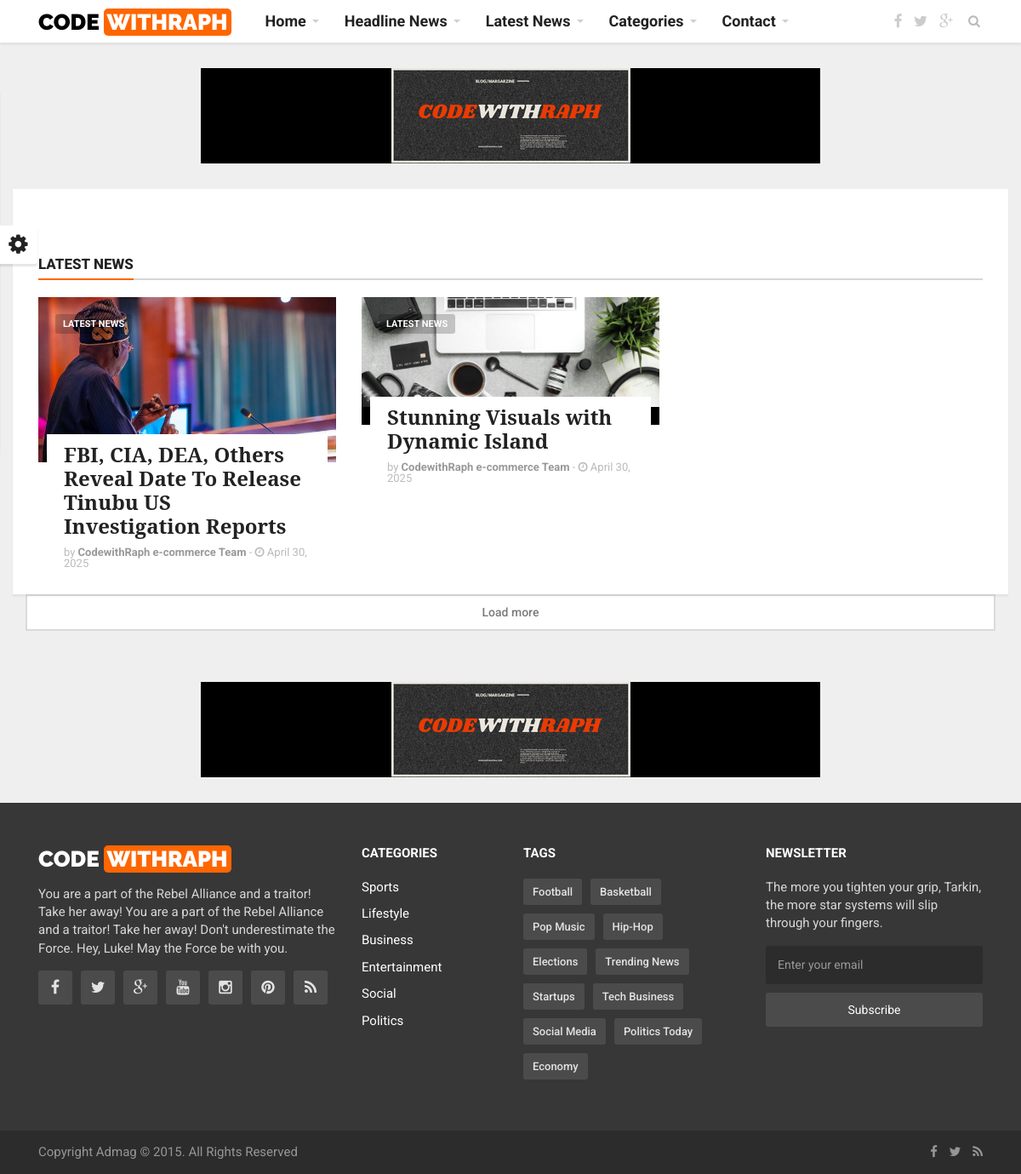
/latest_news.php, run on the app's committed database.
### tables this page shows
CREATE TABLE `posts` (
  `id` int(11) NOT NULL,
  `title` varchar(255) NOT NULL,
  `top_content` text DEFAULT NULL,
  `content` text NOT NULL,
  `top_image` varchar(255) DEFAULT NULL,
  `body_image` varchar(255) DEFAULT NULL,
  `category` enum('Latest News','Headline News','Sport News','Music/ Entertainment','Social News','Politics','Business') NOT NULL,
  `user_id` int(11) NOT NULL,
  `status` enum('pending','published','declined') NOT NULL DEFAULT 'pending',
  `created_at` timestamp NOT NULL DEFAULT current_timestamp()
);

### include/connect.php (called while the page is built, shortened)
<?php
$web_title = "CodewithRaph e-commerce";
?>

### latest_news.php (the view)
<?php
  include_once 'include/connect.php';
  include_once 'front/header.php';
  $category = 'Latest News';
$query = $conn->prepare("SELECT * FROM posts WHERE category = ? AND status = 'published' ORDER BY created_at DESC");
$query->bind_param("s", $category);
$query->execute();
$result = $query->get_result();
?>
    <div class="container main-wrapper">
        <div class="mag-content clearfix">
        <div class="row">
            <div class="col-md-12">
                <div class="ad728-wrapper">
                    <a href="#">
                        <img src="front/assets/img/CODEWITHRAPH.png" alt="">
                    </a>
                </div>
            </div>
        </div>
    </div>
        <div class="main-content mag-content clearfix">
            <div class="row main-body">
                <div class="col-md-12">
                    <h3 class="block-title top-title"><span>Latest News</span></h3>
                </div>
            </div>
            <div class="row">
                <?php while ($row = $result->fetch_assoc()) : ?>
                <div class="col-md-4">
                    <article class="news-block small-block">
                        <a href="view-post.php?id=<?= $row['id'] ?>" class="overlay-link">
                            <figure class="image-overlay">
                                <img src="uploads/<?= htmlspecialchars($row['top_image']) ?>" alt="<?= htmlspecialchars($row['title']) ?>">
                            </figure>
                        </a>
                        <a href="#" class="category">
                            <?= htmlspecialchars($row['category']) ?>
                        </a>
                        <header class="news-details">
                            <h3 class="news-title">
                                <a href="view-post.php?id=<?= $row['id'] ?>">
                                    <?= htmlspecialchars($row['title']) ?>
                                </a>
                            </h3>
                            <p class="simple-share">
                                by <a href="#"><b><?= $web_title ?> Team</b></a> -
                                <span class="article-date">
                                <i class="fa fa-clock-o"></i> <?= date("F j, Y", strtotime($row['created_at'])) ?>
                            </span>
                            </p>
                        </header>
                    </article>
                </div>
                <?php endwhile; ?>
            </div>
        </div>
        <div class="load-more">
            <button type="button" class="btn btn-lg btn-block">Load more</button>
        </div>
    </div>
<?php
   include_once 'front/footer.php';
?>

### data on the page
posts: top_image (picture), category "LATEST NEWS", title "FBI, CIA, DEA, Others Reveal Date To Release Tinubu US Investigation Reports", created_at "April 30, 2025"
posts: top_image (picture), category "LATEST NEWS", title "Stunning Visuals with Dynamic Island", created_at "April 30, 2025"
